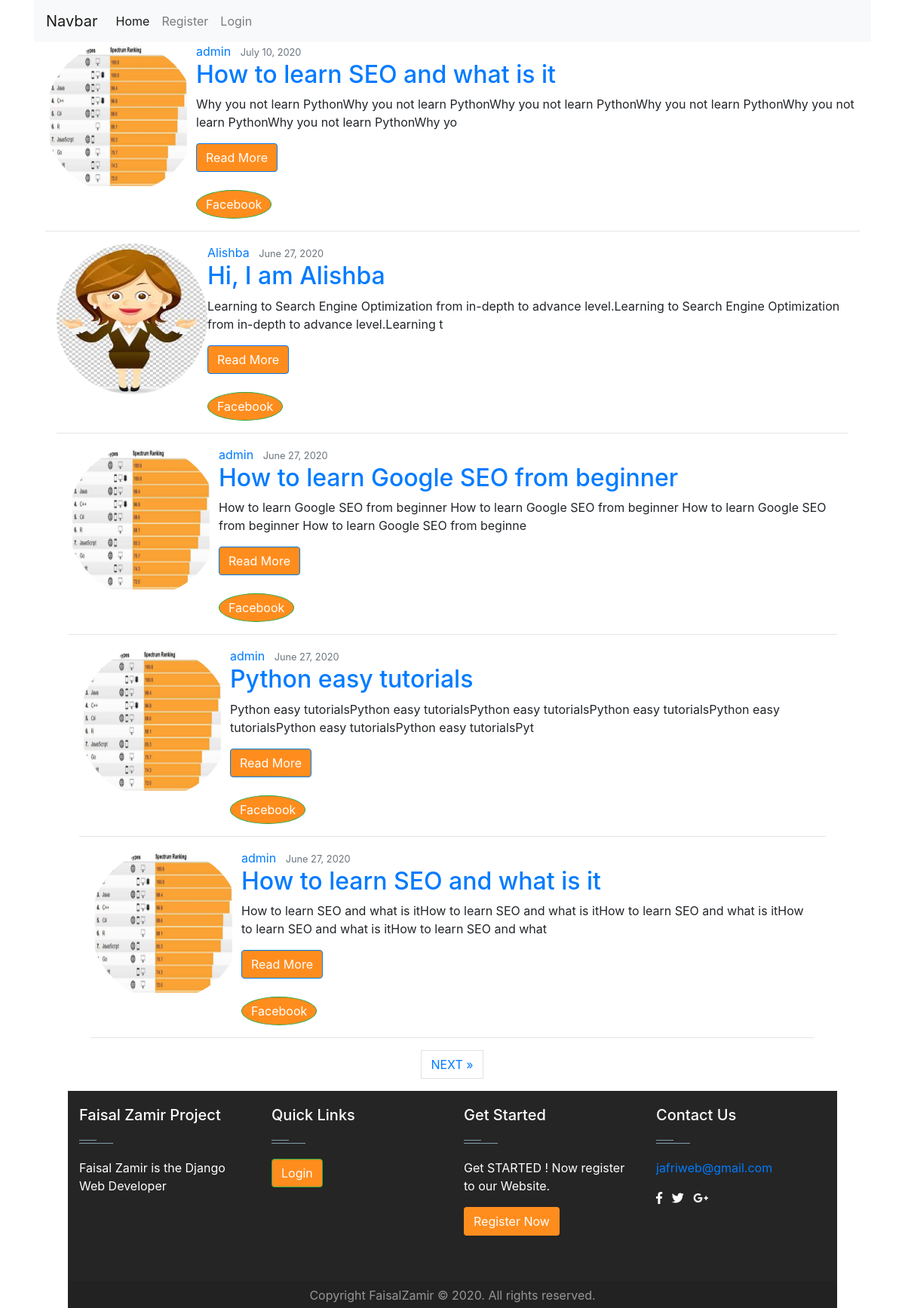
The page / on the database its author committed.
### blog/models.py (models this page shows, shortened)
class Post(models.Model):
    title = models.CharField(max_length=100)
    content = models.TextField()
    slug = models.SlugField(blank=True, null=True, )
    date_posted = models.DateTimeField(default=timezone.now)
    author = models.ForeignKey(User, on_delete=models.CASCADE)

### users/models.py (models this page shows, shortened)
class Profile(models.Model):
    user = models.OneToOneField(to=User, on_delete=models.CASCADE)
    image = models.ImageField(default='default.jpg', upload_to='profile_img')
    resume = models.FileField(upload_to='doc\\', null=True, blank= True)

### blog/views.py (the view)
# urls.py: path('',PostListView.as_view(), name='blog-home'),
class PostListView(ListView):
    model = Post
    template_name = 'blog_post/post_list.html'
    context_object_name = 'posts' # posts wohi name hy jo database main nazar aa rahy hy admin dashboard main
    ordering = ['-date_posted']
    paginate_by = 5

### templates/blog/post_list.html (shortened to what this page needs)
{%  extends 'users/base.html' %}
    {% block content %}
    {% for post in posts %}
    <div class="container">
    <article class="media content-section">
        <img class="rounded-circle article-img" src="{{post.author.profile.image.url}}", width='200', height='200'>
        <div class="media-body">
          <div class="article-metadata">
            <a class="mr-2" href="{% url 'user-post' post.author.username %}">{{ post.author }}</a>
            <small class="text-muted">{{ post.date_posted|date:"F d, Y" }}</small>
          </div>
          <h2><a class="article-title" href="{% url 'post-detail' post.id %}">{{ post.title }}</a></h2>
          <p class="article-content">{{ post.content|slice:":150" }}</p>
          <a class="btn btn-primary" href="{% url 'post-detail' post.id %}" role="button">Read More</a>
          <br>  <br>
          <a class="btn btn-success" style="border-radius: 50%;" href="http://www.facebook.com/sharer/sharer.php?u=http://127.0.0.1:8000/{{ request.get_full_path|urlencode }}">Facebook</a>
        </div>
      </article>
      <hr>
      {% endfor %}
    {% if is_paginated %}
    <ul class="pagination justify-content-center">
      {% if page_obj.has_next %}
      <li><a href="?page={{ page_obj.next_page_number }}" class="page-link"> NEXT &raquo;</a></li>
      {% endif %}
    </ul>
  </div>
  {% endif %}
    </div>
    {% endblock content %}

### templates/users/base.html (shortened to what this page needs)
<!DOCTYPE html>
<html>
<head>
	<link rel="stylesheet" href="https://stackpath.bootstrapcdn.com/bootstrap/4.5.0/css/bootstrap.min.css">
	<link rel="stylesheet" href="https://use.fontawesome.com/releases/v5.7.0/css/all.css">
</head>
<body>
	<div class="container">
		<nav class="navbar navbar-expand-lg navbar-light bg-light">
			<a class="navbar-brand" href="#">Navbar</a>
			<div class="collapse navbar-collapse" id="navbarSupportedContent">
			  <ul class="navbar-nav mr-auto">
				<li class="nav-item active">
				  <a class="nav-link" href="/">Home <span class="sr-only">(current)</span></a>
				</li>
				{% if user.is_authenticated %}
				<li class="nav-item">
					<a class="nav-link" href="{% url 'profile-user' user.id %}">Profile</a>
				</li>
				<li class="nav-item">
					<a class="nav-link" href="{% url 'logout' %}">Logout</a>
				  </li>
				  <li class="nav-item">
					<a class="nav-link" href="{% url 'post-create' %}">New</a>
				  </li>
				  {% else %}
				  <li class="nav-item">
					<a class="nav-link" href="{% url 'register' %}">Register</a>
				  </li>
				  <li class="nav-item">
					<a class="nav-link" href="{% url 'login' %}">Login</a>
				  </li>
				  {% endif %}
				</ul>
			</div>
		  </nav>
	{% block content %}
	{% endblock %}
	<footer id="footer" class="footer-1">
		<div class="main-footer widgets-dark typo-light">
		<div class="container">
		<div class="row">
		<div class="col-xs-12 col-sm-6 col-md-3">
		<div class="widget subscribe no-box">
		<h5 class="widget-title">Faisal Zamir Project<span></span></h5>
		<p>Faisal Zamir is the Django Web Developer </p>
		</div>
		</div>
		<div class="col-xs-12 col-sm-6 col-md-3">
		<div class="widget no-box">
		<h5 class="widget-title">Quick Links<span></span></h5>
		<a class="btn btn-success" href="{% url 'login' %}" role="button">Login</a>
		</div>
		</div>
		<div class="col-xs-12 col-sm-6 col-md-3">
		<div class="widget no-box">
		<h5 class="widget-title">Get Started<span></span></h5>
		<p>Get STARTED ! Now register to our Website.</p>
		<a class="btn" href="{% url 'register' %}" >Register Now</a>
		</div>
		</div>
		<div class="col-xs-12 col-sm-6 col-md-3">
		<div class="widget no-box">
		<h5 class="widget-title">Contact Us<span></span></h5>
		<p><a href="mailto:jafriweb@gmail.com" title="glorythemes">jafriweb@gmail.com</a></p>
		<a class="fb-ic">
            <i class="fab fa-facebook-f mr-2"> </i>
          </a>
          <a class="tw-ic">
            <i class="fab fa-twitter mr-2"> </i>
          </a>
          <a class="gplus-ic">
            <i class="fab fa-google-plus-g mr-2"> </i>
          </a>
        </div>
		</div>
		</div>
		</div>
		</div>
		<div class="footer-copyright">
		<div class="container">
		<div class="row">
		<div class="col-md-12 text-center">
		<p>Copyright FaisalZamir © 2020. All rights reserved.</p>
		</div>
		</div>
		</div>
		</div>
		</footer>
	</div>
</body>
</html>

### templates/users/base.html (style rules this page uses)
footer .main-footer { padding: 20px 0; background: #252525; }
.footer-copyright { background: #222; padding: 5px 0; }
.footer-copyright p { color: #969696; margin: 2px 0 0; }
.widget { padding: 20px; margin-bottom: 40px; }
.widget.no-box { padding: 0; background-color: transparent; margin-bottom: 40px; box-shadow: none; -webkit-box-shadow: none; -moz-box-shadow: none; -ms-box-shadow: none; -o-box-shadow: none; }
.widget.subscribe p { margin-bottom: 18px; }
.widget-title { margin-bottom: 20px; }
.widget-title span { background: #839FAD none repeat scroll 0 0;display: block; height: 1px;margin-top: 25px;position: relative;width: 20%; }
.widget-title span::after { background: inherit;content: "";height: inherit; position: absolute;top: -4px;width: 50%; }
.typo-light h1, .typo-light h2, .typo-light h3, .typo-light h4, .typo-light h5, .typo-light h6, .typo-light p, .typo-light div, .typo-light span, .typo-light small { color: #fff; }
.btn { background-color: #ff8d1e; color:#fff; }

### rows shown on the page
Post: author.profile.image (picture), author "admin", date_posted "July 10, 2020", title "How to learn SEO and what is it", content "Why you not learn PythonWhy you not learn PythonWhy you not learn PythonWhy you not learn PythonWhy you not learn PythonWhy you not learn PythonWhy yo"
Post: author.profile.image (picture), author "Alishba", date_posted "June 27, 2020", title "Hi, I am Alishba", content "Learning to Search Engine Optimization from in-depth to advance level.Learning to Search Engine Optimization from in-depth to advance level.Learning t"
Post: author.profile.image (picture), author "admin", date_posted "June 27, 2020", title "How to learn Google SEO from beginner", content "How to learn Google SEO from beginner How to learn Google SEO from beginner How to learn Google SEO from beginner How to learn Google SEO from beginne"
Post: author.profile.image (picture), author "admin", date_posted "June 27, 2020", title "Python easy tutorials", content "Python easy tutorialsPython easy tutorialsPython easy tutorialsPython easy tutorialsPython easy tutorialsPython easy tutorialsPython easy tutorialsPyt"
Post: author.profile.image (picture), author "admin", date_posted "June 27, 2020", title "How to learn SEO and what is it", content "How to learn SEO and what is itHow to learn SEO and what is itHow to learn SEO and what is itHow to learn SEO and what is itHow to learn SEO and what"
